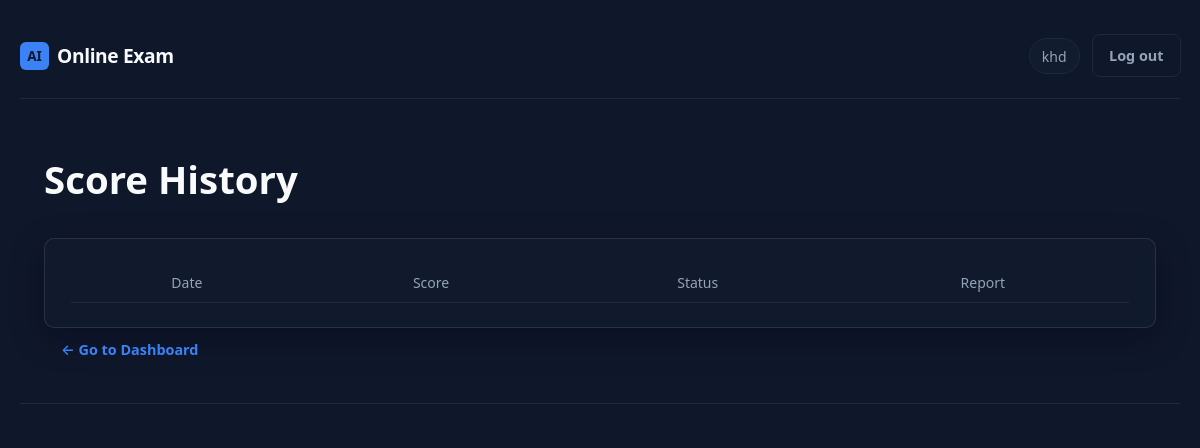
The app's page /scores (signed in), older data.
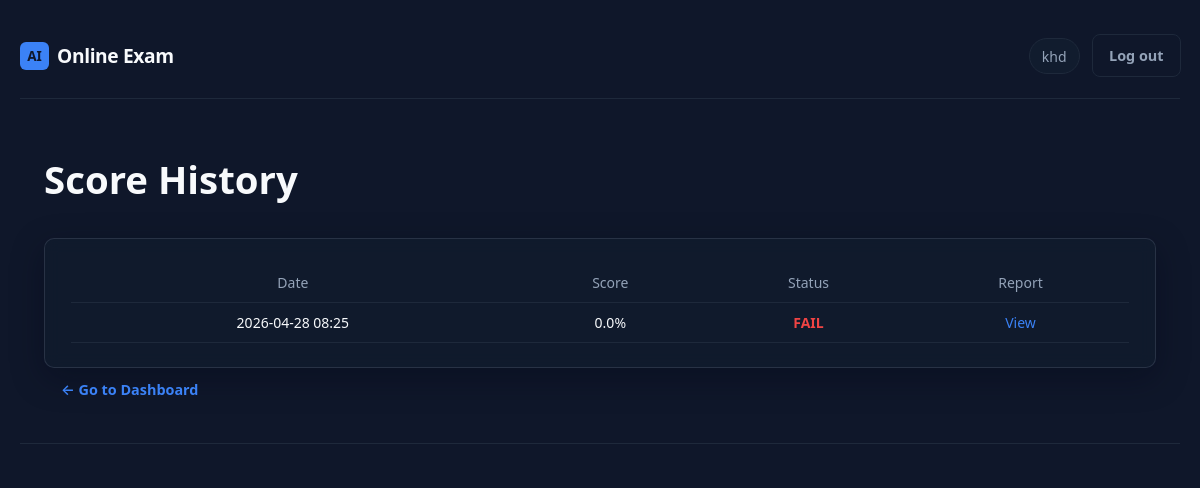
The same page, newer data.
### app.py (models this page shows)
class Attempt(db.Model):
    __tablename__ = "attempts"
    id = db.Column(db.Integer, primary_key=True)
    user_id = db.Column(db.Integer, db.ForeignKey("users.id"), nullable=False)
    exam_id = db.Column(db.Integer, db.ForeignKey('exam_history.id'), nullable=True)
    started_at = db.Column(db.DateTime, nullable=False)
    ended_at = db.Column(db.DateTime, nullable=True)
    status = db.Column(db.String(20), default="in_progress")
    score = db.Column(db.Float, nullable=True)
    question_ids_json = db.Column(db.Text, nullable=False)
    current_index = db.Column(db.Integer, default=0)
    time_limit_seconds = db.Column(db.Integer, default=EXAM_TIME_SECONDS)
    tab_switch_count = db.Column(db.Integer, default=0)
    face_missing_warnings = db.Column(db.Integer, default=0)
    warning_count = db.Column(db.Integer, default=0)
    warning_details_json = db.Column(db.Text, nullable=False, default="[]")
    timeline_json = db.Column(db.Text, nullable=False, default="[]")
    student_profile_json = db.Column(db.Text, nullable=False, default="{}")
    cheating_risk = db.Column(db.String(20), nullable=True)

### app.py (the view)
@app.route('/scores')
@login_required
def score_page():
    attempts = Attempt.query.filter_by(user_id=session['user_id'], status='completed').order_by(Attempt.started_at.desc()).all()
    return render_template('scores.html', attempts=attempts)

### app.py (called while the page is built)
def login_required(f):
    @wraps(f)
    def decorated(*args, **kwargs):
        if "user_id" not in session:
            return redirect(url_for("login"))
        return f(*args, **kwargs)
    return decorated

### templates/scores.html (shortened to what this page needs)
{% extends "base.html" %}
{% block content %}
<h1>Score History</h1>
<div class="card">
<table class="data-table">
<thead>
<tr>
<th>Date</th>
<th>Score</th>
<th>Status</th>
<th>Report</th>
</tr>
</thead>
<tbody>
{% for a in attempts %}
<tr>
<td>{{ a.started_at.strftime('%Y-%m-%d %H:%M') }}</td>
<td>{{ a.score }}%</td>
<td>
  {% if a.score >= 75 %}
    <span style="color:#22c55e; font-weight:600;">PASS</span>
  {% else %}
    <span style="color:#ef4444; font-weight:600;">FAIL</span>
  {% endif %}
</td>
<td>
<a href="{{ url_for('exam_report', attempt_id=a.id) }}">View</a>
</td>
</tr>
{% endfor %}
</tbody>
</table>
</div>
<a href="{{ url_for('dashboard') }}" class="btn">← Go to Dashboard</a>
{% endblock %}

Row changes from the older to the newer data that the page shows:
now on this page (row edited): Attempt: started_at "2026-04-28 08:25", score "0.0", shows "FAIL"
